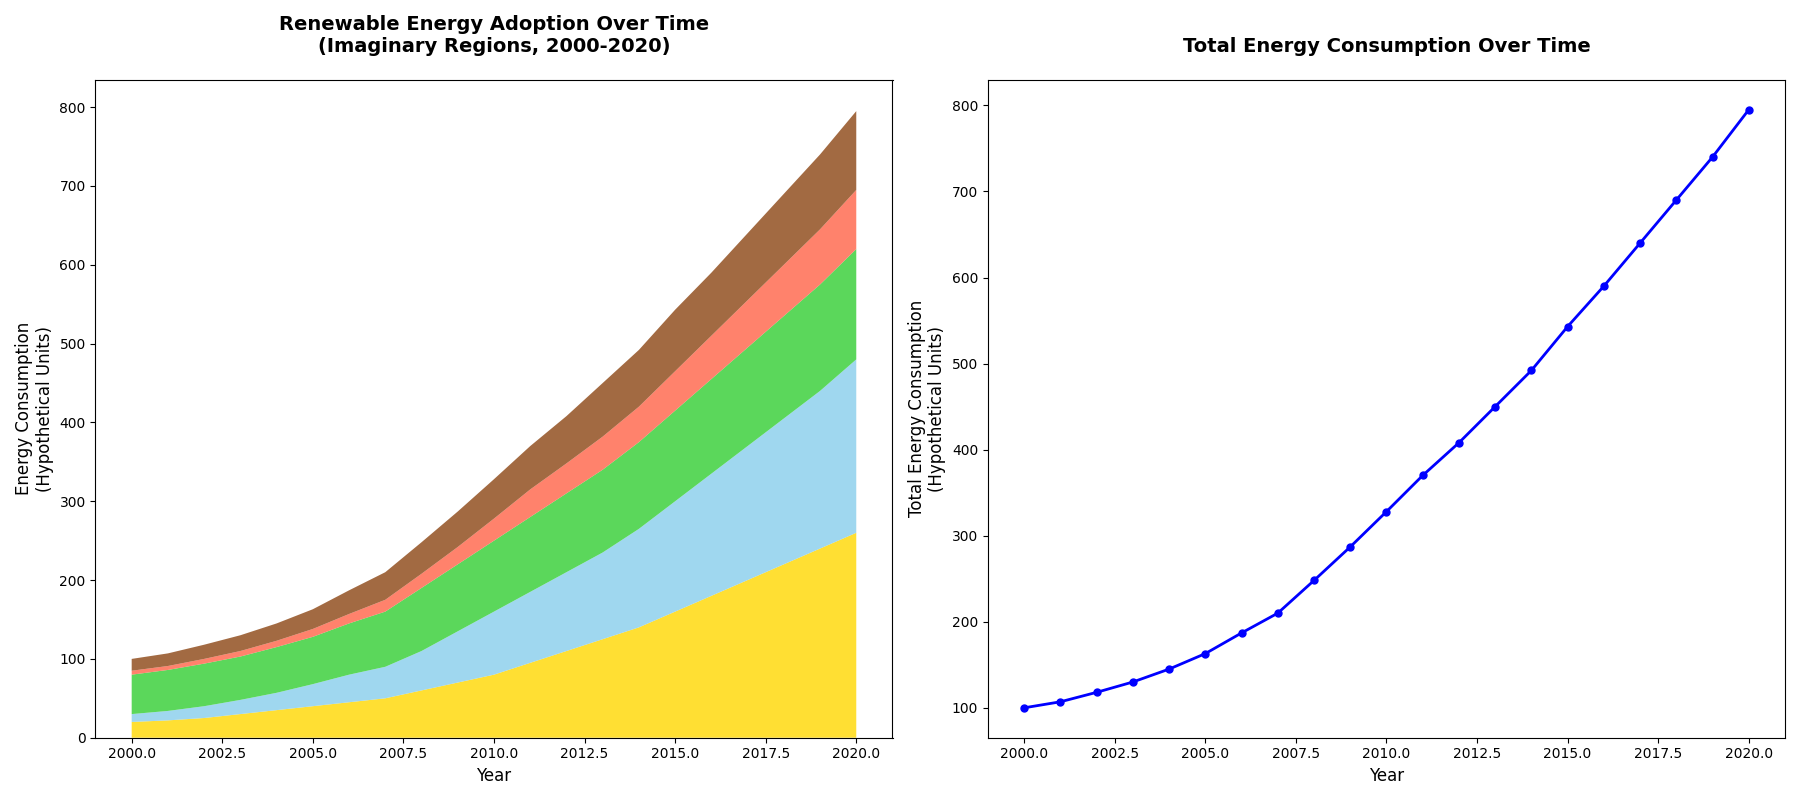

The Python source for this figure:
import matplotlib.pyplot as plt
import numpy as np

# Time period from 2000 to 2020
years = np.arange(2000, 2021)

# Hypothetical data representing energy consumption in different categories
region_data = {
    'Solar': np.array([20, 22, 25, 30, 35, 40, 45, 50, 60, 70, 80, 95, 110, 125, 140, 160, 180, 200, 220, 240, 260]),
    'Wind': np.array([10, 12, 15, 18, 22, 28, 35, 40, 50, 65, 80, 90, 100, 110, 125, 140, 155, 170, 185, 200, 220]),
    'Hydro': np.array([50, 52, 54, 55, 58, 60, 65, 70, 80, 85, 90, 95, 100, 105, 110, 115, 120, 125, 130, 135, 140]),
    'Geothermal': np.array([5, 5, 6, 7, 8, 10, 12, 15, 18, 22, 28, 35, 38, 42, 45, 50, 55, 60, 65, 70, 75]),
    'Biomass': np.array([15, 16, 18, 20, 22, 25, 30, 35, 40, 45, 50, 55, 60, 68, 72, 78, 80, 85, 90, 95, 100])
}

# Calculate total energy consumption
total_energy = sum(region_data.values())

# Create a figure with 1x2 subplots
fig, axes = plt.subplots(1, 2, figsize=(18, 8))

# Plot stacked area chart on the first subplot without legend, grid, or borders
axes[0].stackplot(years, region_data.values(),
                  colors=['#FFD700', '#87CEEB', '#32CD32', '#FF6347', '#8B4513'], alpha=0.8)
axes[0].set_title('Renewable Energy Adoption Over Time\n(Imaginary Regions, 2000-2020)', fontsize=14, fontweight='bold', pad=20)
axes[0].set_xlabel('Year', fontsize=12)
axes[0].set_ylabel('Energy Consumption\n(Hypothetical Units)', fontsize=12)

# Plot total energy consumption as a line chart on the second subplot without grid or borders
axes[1].plot(years, total_energy, marker='o', color='b', linestyle='-', linewidth=2, markersize=5)
axes[1].set_title('Total Energy Consumption Over Time', fontsize=14, fontweight='bold', pad=20)
axes[1].set_xlabel('Year', fontsize=12)
axes[1].set_ylabel('Total Energy Consumption\n(Hypothetical Units)', fontsize=12)

# Automatically adjust layout to prevent overlap
plt.tight_layout()

# Show plot
plt.show()
